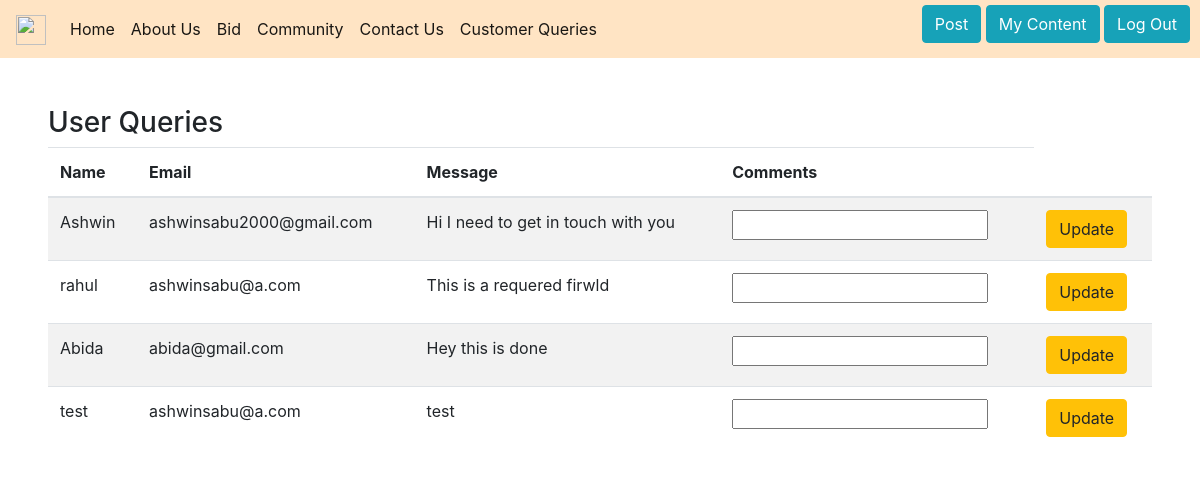
Before: /query/ (signed in) with the older database file.
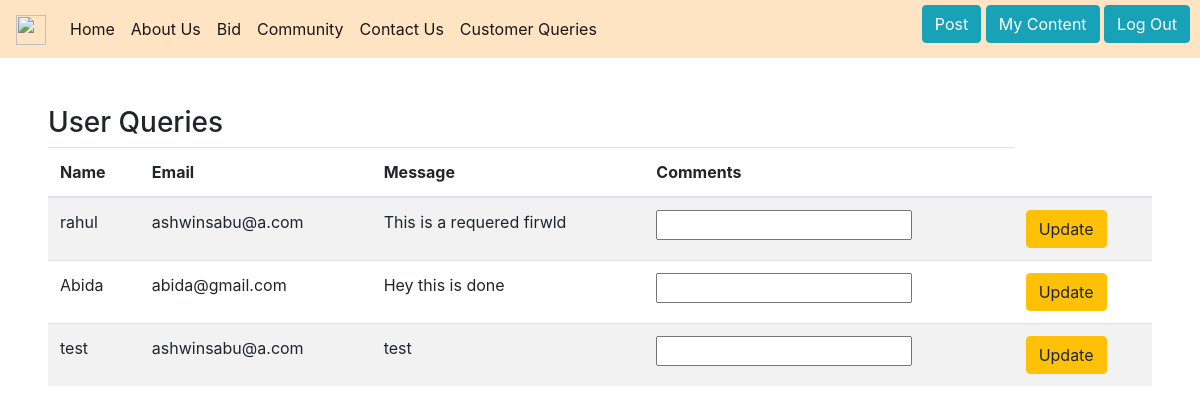
After: the same page with the newer database file.
### artsforum/models.py (models this page shows, shortened)
class UserRequest(models.Model):
    name = models.CharField(max_length=30)
    email = models.EmailField()
    message = models.CharField(max_length=200)
    vol_assign = models.ForeignKey(User, on_delete=models.CASCADE,null=True)
    status = models.IntegerField()
    comments = models.CharField(max_length=200,null=True)

### artsforum/views.py (the view, shortened to what this page needs)
# urls.py: path('query/', views.customer_queries,name='query'),
def customer_queries(request):
    if request.user.is_authenticated and request.user.is_staff:
        queries= UserRequest.objects.filter(status=0)
        context = {
            'queries':queries,
        }
        return render(request, 'users/query.html',context)
    return redirect('login')

### artsforum/templates/users/query.html (shortened to what this page needs)
<!doctype html>
<html lang="en">
  <head>
    <link rel="stylesheet" href="https://cdn.jsdelivr.net/npm/bootstrap@4.0.0/dist/css/bootstrap.min.css">
  </head>
  <body>
    {% extends './header.html' %}
    {% block content %}
    <div>
        <div style="margin: 4%;">
            <h3>User Queries</h3>
            {% if queries %}
            <table class="table table-striped">
                <thead>
                  <tr>
                    <th scope="col">Name</th>
                    <th scope="col">Email</th>
                    <th scope="col">Message</th>
                    <th scope="col">Comments</th>
                  </tr>
                </thead>
                <tbody>
                    <tbody>
                        {% for x in queries %}
                      <tr>
                        <form method="post">
                        <td>{{x.name}}</td>
                        <td>{{x.email}}</td>
                        <td>{{x.message}}</td>
                        <td><input name="comments"></td>
                        <td><button type="submit" name="change" class="btn btn-warning">Update</button></td>
                    </form>
                      </tr>
                      {% endfor %}
                      {% else %}
                      No queries present
                      {% endif %}
                </tbody>
              </table>
        </div>
    </div>
    {% endblock content %}

### artsforum/templates/users/header.html (shortened to what this page needs)
<header>
  <div>
    <nav class="navbar navbar-expand-lg navbar-light " style="background-color: bisque;">
      <a class="navbar-brand" href="#">
        <img
          src="https://img.freepik.com/free-vector/illustration-paint-colour_53876-5925.jpg?t=st=1710510861~exp=1710514461~hmac=4833777105516f3f19138fe7490d7a82ba9c9c59425d66b35ef5bbd65df6923b&w=740"
          width="30" height="30" alt="">
      </a>
      <div class="collapse navbar-collapse" id="navbarNav">
        <ul class="navbar-nav">
          <li class="nav-item active">
            <a class="nav-link" href="{% url 'index' %}">Home</a>
          </li>
          <li class="nav-item active">
            <a class="nav-link" href="{% url 'about' %}">About Us</a>
          </li>
          <li class="nav-item active">
            <a class="nav-link" href="{% url 'bid_index' %}">Bid</a>
          </li>
          <li class="nav-item active">
            <a class="nav-link" href="{% url 'index_comm' %}">Community</a>
          </li>
          <li class="nav-item active">
            <a class="nav-link" href="{% url 'contact' %}">Contact Us</a>
          </li>
          {% if request.user.is_staff %}
          <li class="nav-item active">
            <a class="nav-link" href="{% url 'query' %}">Customer Queries</a>
          </li>
          {% endif %}
          <div style="position: absolute; right: 10px; top: 5px;">
            <a type="button" class="btn btn-info" href="{% url 'post' %}">Post</a>
            <a type="button" class="btn btn-info" href="{% url 'myposts' %}">My Content</a>
            <a type="button" class="btn btn-info" href="{% url 'logout' %}">Log Out</a>
          </div>
        </ul>
      </div>
    </nav>
  </div>
</header>
{% block content %}
{% endblock content %}

Changed rows visible on the page:
no longer on this page (row edited): UserRequest: name "Ashwin", email "ashwinsabu2000@gmail.com", message "Hi I need to get in touch with you"
